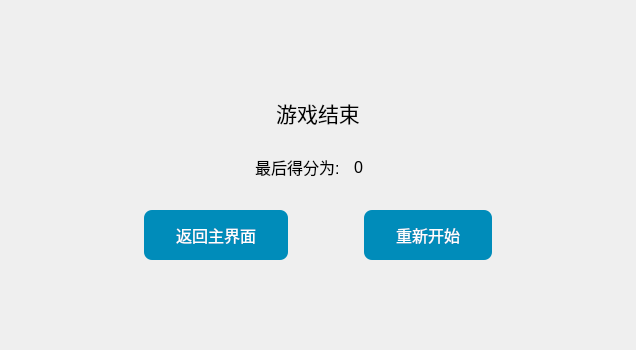
<?xml version="1.0" encoding="UTF-8"?>
<ui version="4.0">
 <class>Game_Over</class>
 <widget class="QWidget" name="Game_Over">
  <property name="geometry">
   <rect>
    <x>0</x>
    <y>0</y>
    <width>636</width>
    <height>350</height>
   </rect>
  </property>
  <property name="minimumSize">
   <size>
    <width>636</width>
    <height>350</height>
   </size>
  </property>
  <property name="maximumSize">
   <size>
    <width>636</width>
    <height>350</height>
   </size>
  </property>
  <property name="windowTitle">
   <string>PopStar</string>
  </property>
  <layout class="QVBoxLayout" name="verticalLayout_2">
   <item>
    <spacer name="verticalSpacer_2">
     <property name="orientation">
      <enum>Qt::Vertical</enum>
     </property>
     <property name="sizeHint" stdset="0">
      <size>
       <width>20</width>
       <height>80</height>
      </size>
     </property>
    </spacer>
   </item>
   <item>
    <layout class="QVBoxLayout" name="verticalLayout">
     <item>
      <layout class="QHBoxLayout" name="horizontalLayout_2">
       <item>
        <spacer name="horizontalSpacer_3">
         <property name="orientation">
          <enum>Qt::Horizontal</enum>
         </property>
         <property name="sizeHint" stdset="0">
          <size>
           <width>40</width>
           <height>20</height>
          </size>
         </property>
        </spacer>
       </item>
       <item>
        <widget class="QPushButton" name="pushButton_2">
         <property name="font">
          <font>
           <pointsize>16</pointsize>
           <weight>50</weight>
           <italic>false</italic>
           <bold>false</bold>
          </font>
         </property>
         <property name="styleSheet">
          <string notr="true">padding:10px 16px;
border:none;
font: 16pt;</string>
         </property>
         <property name="text">
          <string>游戏结束</string>
         </property>
        </widget>
       </item>
       <item>
        <spacer name="horizontalSpacer_4">
         <property name="orientation">
          <enum>Qt::Horizontal</enum>
         </property>
         <property name="sizeHint" stdset="0">
          <size>
           <width>40</width>
           <height>20</height>
          </size>
         </property>
        </spacer>
       </item>
      </layout>
     </item>
     <item>
      <layout class="QHBoxLayout" name="horizontalLayout_3">
       <item>
        <spacer name="horizontalSpacer_5">
         <property name="orientation">
          <enum>Qt::Horizontal</enum>
         </property>
         <property name="sizeHint" stdset="0">
          <size>
           <width>40</width>
           <height>20</height>
          </size>
         </property>
        </spacer>
       </item>
       <item>
        <widget class="QLabel" name="label">
         <property name="styleSheet">
          <string notr="true">padding:10px 0px;
font: 12pt;</string>
         </property>
         <property name="text">
          <string>最后得分为:</string>
         </property>
        </widget>
       </item>
       <item>
        <widget class="QLabel" name="score">
         <property name="minimumSize">
          <size>
           <width>35</width>
           <height>0</height>
          </size>
         </property>
         <property name="styleSheet">
          <string notr="true">padding:10px 0px;
font: 12pt;</string>
         </property>
         <property name="text">
          <string>0</string>
         </property>
        </widget>
       </item>
       <item>
        <spacer name="horizontalSpacer_6">
         <property name="orientation">
          <enum>Qt::Horizontal</enum>
         </property>
         <property name="sizeHint" stdset="0">
          <size>
           <width>40</width>
           <height>20</height>
          </size>
         </property>
        </spacer>
       </item>
      </layout>
     </item>
    </layout>
   </item>
   <item>
    <spacer name="verticalSpacer_3">
     <property name="orientation">
      <enum>Qt::Vertical</enum>
     </property>
     <property name="sizeHint" stdset="0">
      <size>
       <width>20</width>
       <height>14</height>
      </size>
     </property>
    </spacer>
   </item>
   <item>
    <layout class="QHBoxLayout" name="horizontalLayout">
     <item>
      <spacer name="horizontalSpacer_7">
       <property name="orientation">
        <enum>Qt::Horizontal</enum>
       </property>
       <property name="sizeHint" stdset="0">
        <size>
         <width>40</width>
         <height>20</height>
        </size>
       </property>
      </spacer>
     </item>
     <item>
      <spacer name="horizontalSpacer_10">
       <property name="orientation">
        <enum>Qt::Horizontal</enum>
       </property>
       <property name="sizeHint" stdset="0">
        <size>
         <width>40</width>
         <height>20</height>
        </size>
       </property>
      </spacer>
     </item>
     <item>
      <widget class="QPushButton" name="home">
       <property name="styleSheet">
        <string notr="true">QPushButton#home {
	background-color: #008cba;
    border-radius: 8px;
    padding: 13px 32px;
    text-align: center;
    text-decoration: none;
    font-size: 16px;
    margin: 4px 2px;
    color: white;
}
QPushButton#home:hover{
	background-color: white;
    padding: 12px 32px;
    border: 1px solid #008cba;
    color: black;
}
QPushButon#home:pressed{
    background-color: #06AD56;
}</string>
       </property>
       <property name="text">
        <string>返回主界面</string>
       </property>
      </widget>
     </item>
     <item>
      <spacer name="horizontalSpacer">
       <property name="orientation">
        <enum>Qt::Horizontal</enum>
       </property>
       <property name="sizeHint" stdset="0">
        <size>
         <width>20</width>
         <height>20</height>
        </size>
       </property>
      </spacer>
     </item>
     <item>
      <widget class="QPushButton" name="restart">
       <property name="styleSheet">
        <string notr="true">QPushButton#restart {
	background-color: #008cba;
    border-radius: 8px;
    padding: 13px 32px;
    text-align: center;
    text-decoration: none;
    font-size: 16px;
    margin: 4px 2px;
    color: white;
}
QPushButton#restart:hover{
	background-color: white;
    padding: 12px 32px;
    border: 1px solid #008cba;
    color: black;
}
QPushButon#restart:pressed{
    background-color: #06AD56;
}</string>
       </property>
       <property name="text">
        <string>重新开始</string>
       </property>
      </widget>
     </item>
     <item>
      <spacer name="horizontalSpacer_8">
       <property name="orientation">
        <enum>Qt::Horizontal</enum>
       </property>
       <property name="sizeHint" stdset="0">
        <size>
         <width>40</width>
         <height>20</height>
        </size>
       </property>
      </spacer>
     </item>
     <item>
      <spacer name="horizontalSpacer_9">
       <property name="orientation">
        <enum>Qt::Horizontal</enum>
       </property>
       <property name="sizeHint" stdset="0">
        <size>
         <width>40</width>
         <height>20</height>
        </size>
       </property>
      </spacer>
     </item>
    </layout>
   </item>
   <item>
    <spacer name="verticalSpacer">
     <property name="orientation">
      <enum>Qt::Vertical</enum>
     </property>
     <property name="sizeHint" stdset="0">
      <size>
       <width>20</width>
       <height>79</height>
      </size>
     </property>
    </spacer>
   </item>
  </layout>
  <zorder>horizontalSpacer_9</zorder>
  <zorder>horizontalSpacer_10</zorder>
  <zorder>verticalSpacer_3</zorder>
  <zorder></zorder>
 </widget>
 <resources/>
 <connections/>
</ui>
